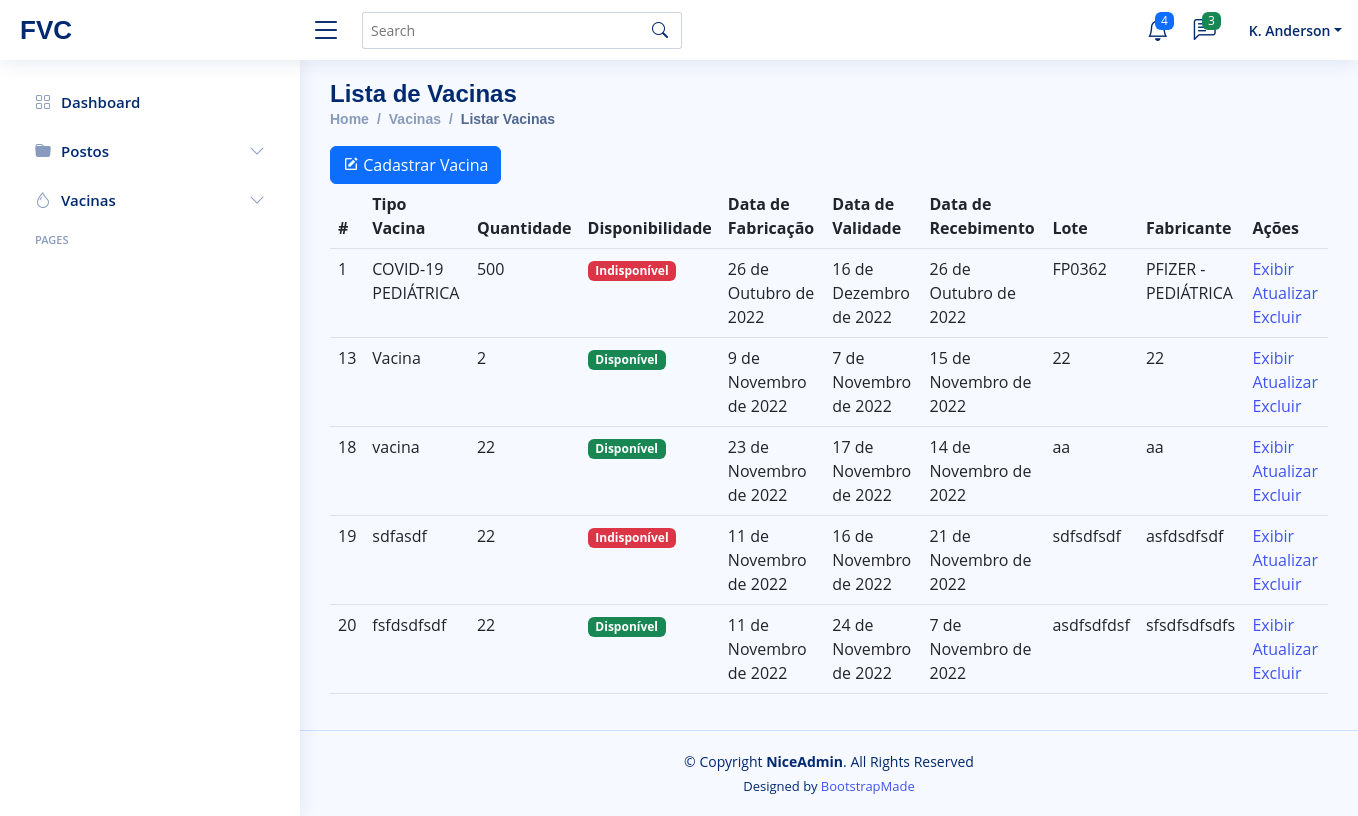
/vacindex/, run on an earlier commit of the app's database.
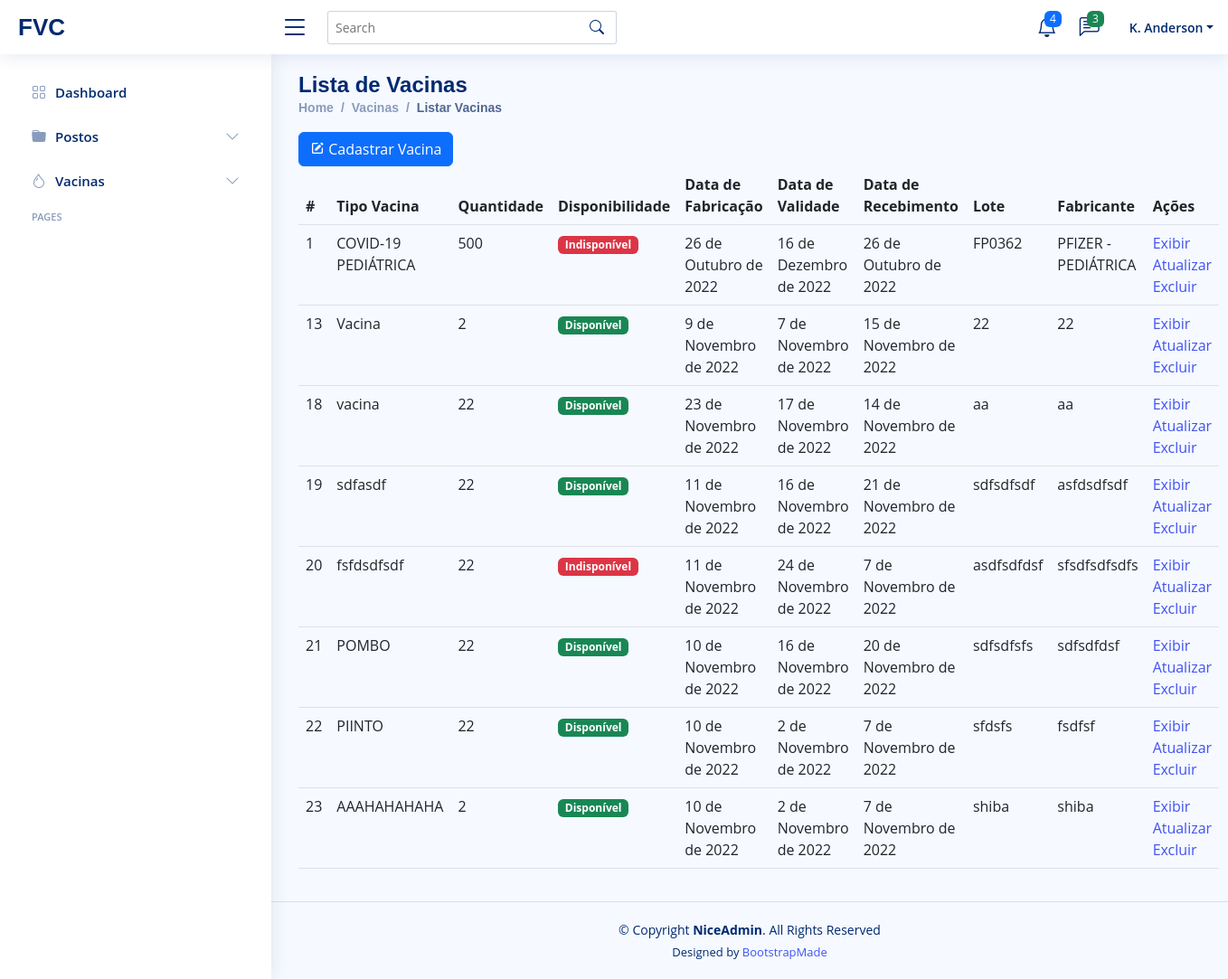
And on a later commit of the database.
### core/models.py (models this page shows, shortened)
class vacinas(models.Model):
    DISPONIBILIDADE_CHOICES=[
        [1, "Disponível"],
        [0, "Indisponível"]
    ]
    vac_tipo_vacina = models.CharField(max_length = 120)
    vac_lote = models.CharField(max_length = 45)
    vac_fabricante = models.CharField(max_length = 45)
    vac_descricao = models.TextField(max_length = 300)
    vac_quantidade = models.IntegerField()
    vac_disponibilidade = models.BooleanField(choices=DISPONIBILIDADE_CHOICES)
    vac_contraindicacao = models.TextField(max_length = 300)
    vac_reacoes = models.TextField(max_length = 300)
    vac_data_fabricacao = models.DateField()
    vac_data_validade = models.DateField()
    vac_data_recebimento = models.DateField()
    vac_posto = models.ForeignKey("Postos", on_delete=models.CASCADE, related_name='Vacinas')
    vac_dias = models.ManyToManyField("Dias", related_name = "Vacinas")
    class Meta:
        verbose_name_plural = "Vacinas"

### core/views.py (the view)
# urls.py: path('vacindex/', vac_index, name= "lista_vacinas"),
def vac_index(request):
    vacina = vacinas.objects.all()
    pacote = {"vacinaChave": vacina}
    return render(request, "vac-index.html", pacote)

### core/templates/vac-index.html (shortened to what this page needs)
{%extends 'layouts/pages-blank.html'%}
{%block page-name%}Lista de Vacinas{%endblock page-name%}
{%block directory%}
<li class="breadcrumb-item"><a href="index.html">Home</a></li>
<li class="breadcrumb-item">Vacinas</li>
<li class="breadcrumb-item active">Listar Vacinas</li>
{%endblock directory%}
{%block main-content%}
<a href= "{% url 'create_vacinas'%}">
  <button type="button" class="btn btn-primary">
    <i class="bx bxs-edit"></i>
    Cadastrar Vacina
  </button>
  </a>
<table class="table">
  <thead>
    <tr>
      <th scope="col">#</th>
      <th scope="col">Tipo Vacina</th>
      <th scope="col">Quantidade</th>
      <th scope="col">Disponibilidade</th>
      <th scope="col">Data de Fabricação</th>
      <th scope="col">Data de Validade</th>
      <th scope="col">Data de Recebimento</th>
      <th scope="col">Lote</th>
      <th scope="col">Fabricante</th>
      <th scope="col">Ações</th>
    </tr>
  </thead>
  <tbody>
    {%for i in vacinaChave%}
    <tr>
        <td>{{i.id}} </td>
        <td>{{i.vac_tipo_vacina}}</td>
        <td>{{i.vac_quantidade}}</td>
        {%if i.vac_disponibilidade%}
        <td><span class="badge bg-success">Disponível</span></td>
        {% else %}
        <td><span class="badge bg-danger">Indisponível</span></td>
        {% endif %}
        <td>{{i.vac_data_fabricacao}} </td>
        <td>{{i.vac_data_validade}} </td>
        <td>{{i.vac_data_recebimento}} </td>
        <td>{{i.vac_lote}} </td>
        <td>{{i.vac_fabricante}} </td>
        <td>
            <a href="{%url 'show_vacinas' i.id%}">Exibir</a>
            <a href="{%url 'update_vacinas' i.id%}">Atualizar</a>
            <a href="{%url 'delete_vacinas' i.id%}">Excluir</a>
        </td>
    </tr>
    {%endfor%}
  </tbody>
</table>
{%endblock main-content%}

What changed in the data, as far as the page shows it:
changed vacinas "sdfasdf": vac_disponibilidade "Indisponível" → "Disponível"
changed vacinas "fsfdsdfsdf": vac_disponibilidade "Disponível" → "Indisponível"
added vacinas: id "21", vac_tipo_vacina "POMBO", vac_quantidade "22", vac_disponibilidade "Disponível", vac_data_fabricacao "10 de Novembro de 2022", vac_data_validade "16 de Novembro de 2022", vac_data_recebimento "20 de Novembro de 2022", vac_lote "sdfsdfsfs", vac_fabricante "sdfsdfdsf"
added vacinas: id "22", vac_tipo_vacina "PIINTO", vac_quantidade "22", vac_disponibilidade "Disponível", vac_data_fabricacao "10 de Novembro de 2022", vac_data_validade "2 de Novembro de 2022", vac_data_recebimento "7 de Novembro de 2022", vac_lote "sfdsfs", vac_fabricante "fsdfsf"
added vacinas: id "23", vac_tipo_vacina "AAAHAHAHAHA", vac_quantidade "2", vac_disponibilidade "Disponível", vac_data_fabricacao "10 de Novembro de 2022", vac_data_validade "2 de Novembro de 2022", vac_data_recebimento "7 de Novembro de 2022", vac_lote "shiba", vac_fabricante "shiba"
